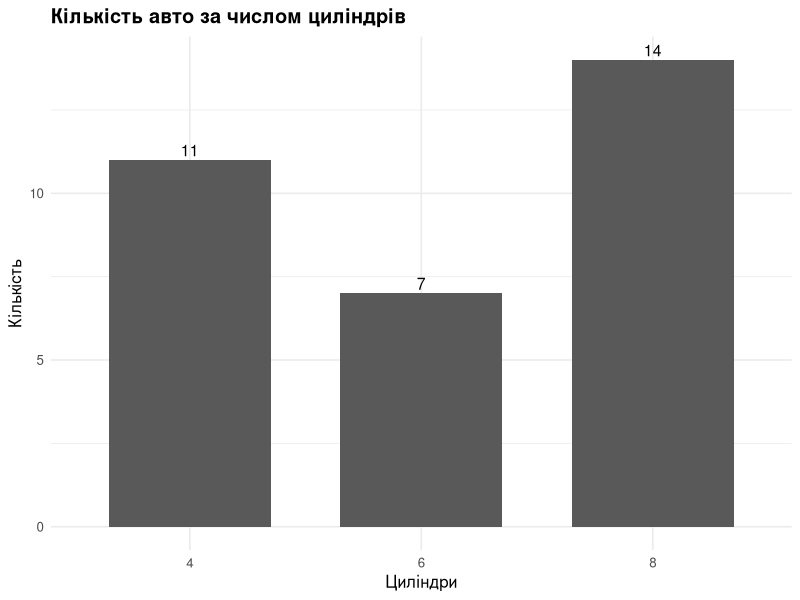
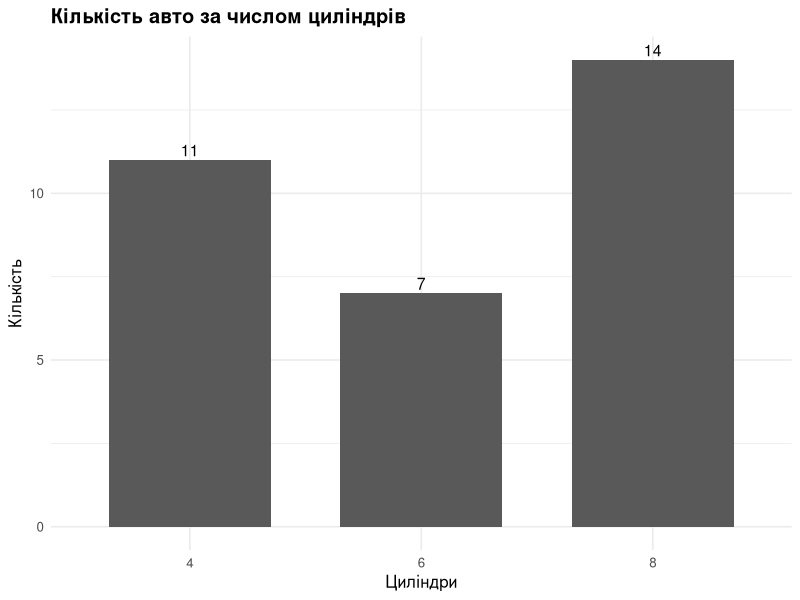
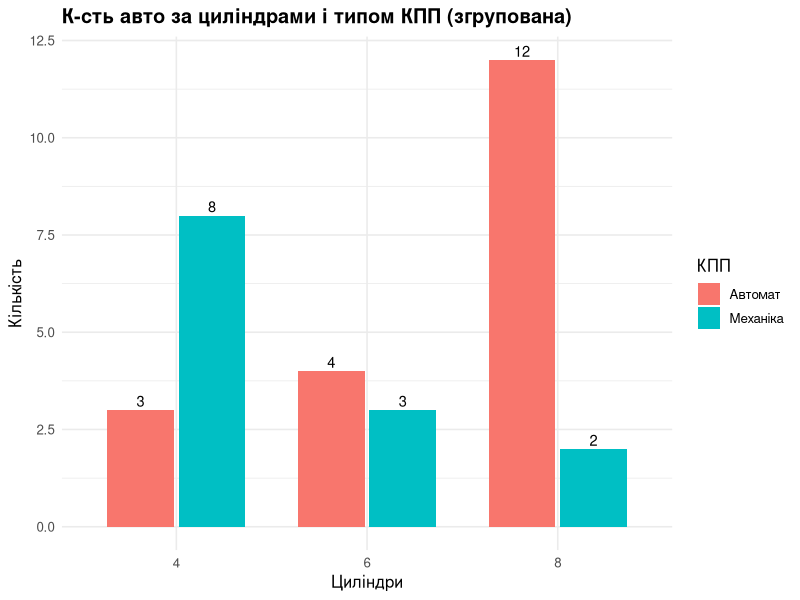
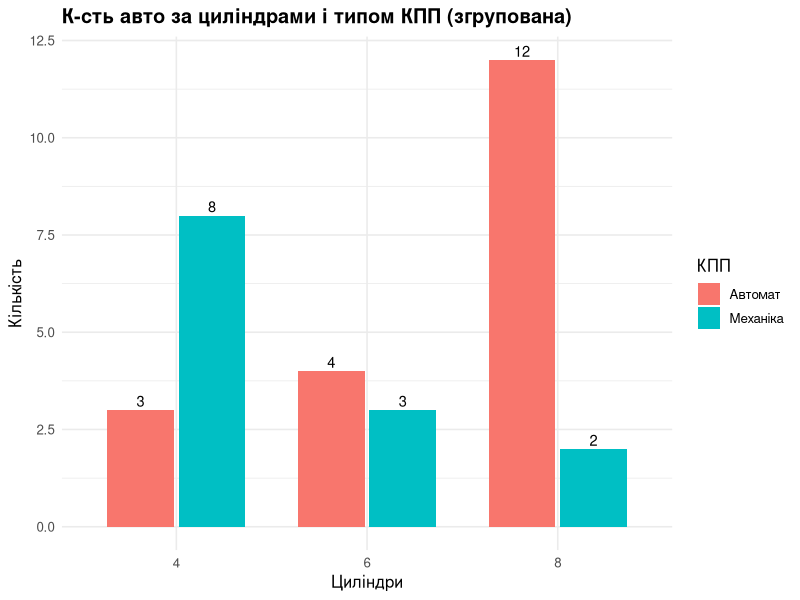
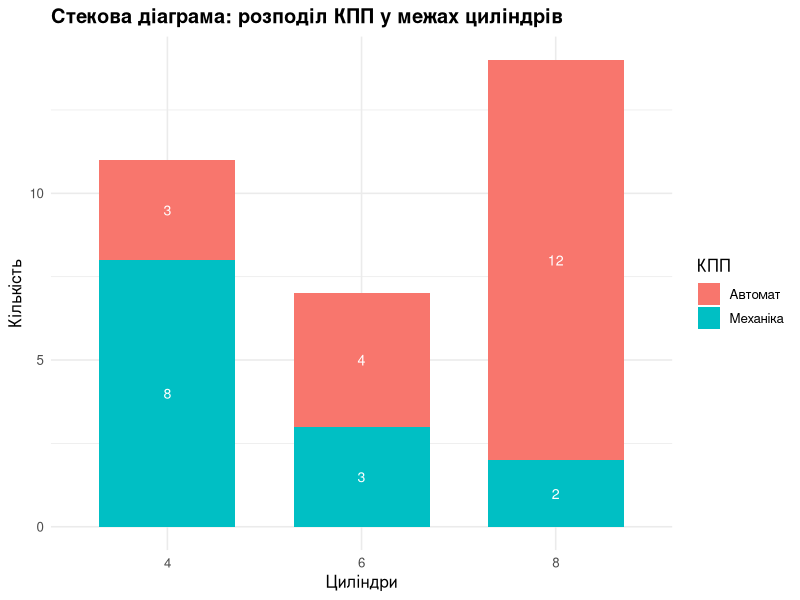
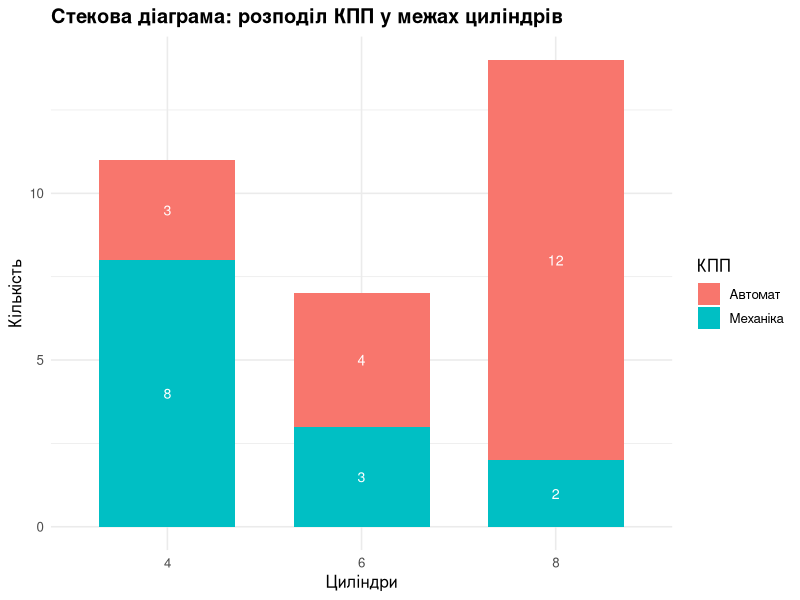
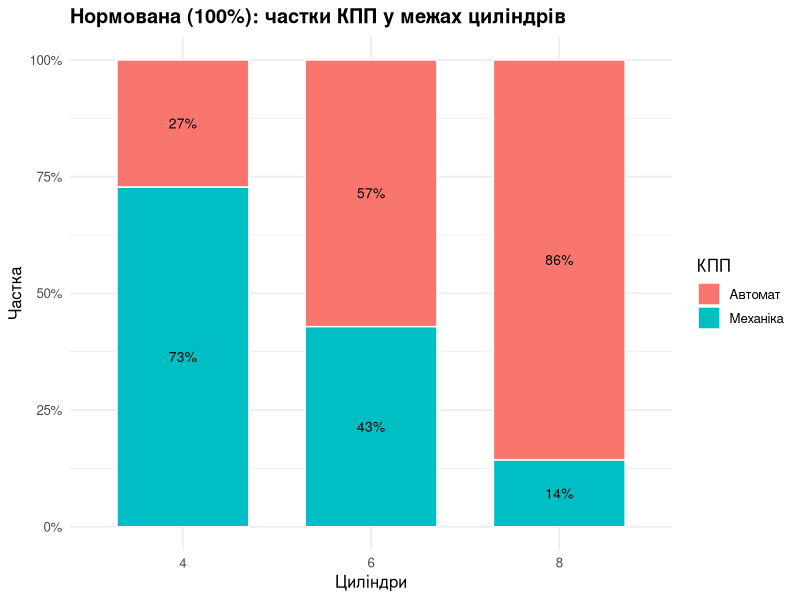
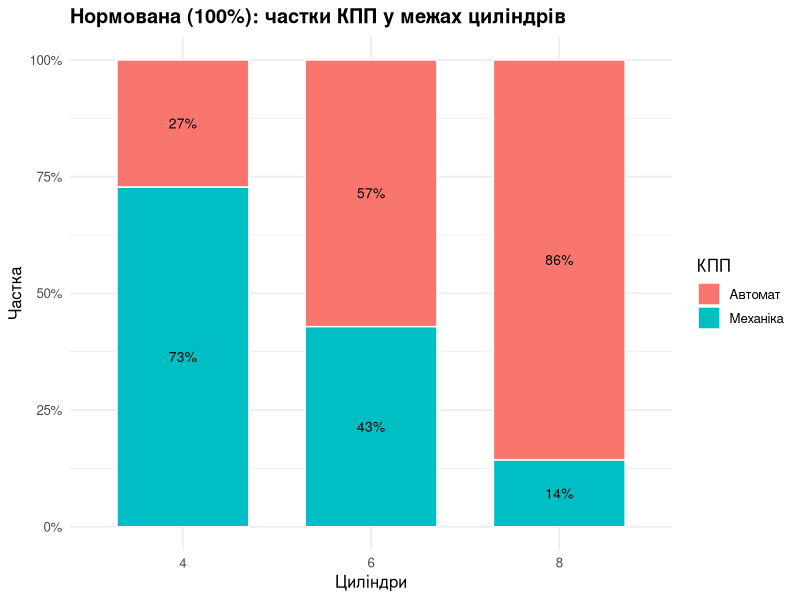

These figures' R source, in order:
# ==========================================================
# Лабораторна робота №4
# Тема: Стовпчикові діаграми (bar charts) та кругові діаграми в R
#       (ggplot2 + base R pie + coord_polar)
#
# Етапи:
#  1) Побудувати різні види bar charts: прості, згруповані, стекові, 100% stacked,
#     з похибками (SE), з фасетами.
#  2) Підготувати дані: агрегація, pivot_longer, binning (cut).
#  3) Додати підписи, сортування категорій, відсоткові шкали, легенди і теми.
#  4) Побудувати pie/donut у base R та ggplot2 (coord_polar).
#  5) Зберегти графіки у PNG та PDF.
#  6) Індивідуальне завдання №9: binning Sepal.Length у iris + bar chart за Species.
# ==========================================================

# -------------------------------
# 0) Підготовка середовища
# -------------------------------
packages <- c("ggplot2", "dplyr", "tidyr", "scales")
for (p in packages) {
  if (!requireNamespace(p, quietly = TRUE)) {
    install.packages(p, dependencies = TRUE)
  }
}
library(ggplot2)
library(dplyr)
library(tidyr)
library(scales)

out_dir <- "plots_lab4"
if (!dir.exists(out_dir)) dir.create(out_dir)

save_both <- function(plot_obj, filename_base, w = 9, h = 6, dpi = 300) {
  # Зберігаємо і PNG, і PDF з однаковими розмірами
  ggsave(filename = file.path(out_dir, paste0(filename_base, ".png")),
         plot = plot_obj, width = w, height = h, dpi = dpi, bg = "white")
  ggsave(filename = file.path(out_dir, paste0(filename_base, ".pdf")),
         plot = plot_obj, width = w, height = h, dpi = dpi, bg = "white")
}

# Єдина тема для читабельності (без перевантаження)
theme_ua <- theme_minimal(base_size = 12) +
  theme(
    plot.title = element_text(face = "bold"),
    legend.position = "right"
  )

# ==========================================================
# 1) Дані: mtcars -> підготовка факторів
# ==========================================================
mt <- mtcars %>%
  mutate(
    cyl = factor(cyl),
    am  = factor(am, labels = c("Автомат", "Механіка"))
  )

# ==========================================================
# 2) 4.1 Проста (one factor): частоти за cyl
# ==========================================================
mt_counts <- mt %>% count(cyl)

p1 <- ggplot(mt_counts, aes(x = cyl, y = n)) +
  geom_col(width = 0.7) +
  geom_text(aes(label = n), vjust = -0.3, size = 4) +
  labs(
    title = "Кількість авто за числом циліндрів",
    x = "Циліндри",
    y = "Кількість"
  ) +
  theme_ua

save_both(p1, "fig_lab4_01_simple_counts")

# ==========================================================
# 3) 4.2 Згрупована (dodged): (cyl × КПП)
# ==========================================================
mt2_counts <- mt %>% count(cyl, am)

p2 <- ggplot(mt2_counts, aes(x = cyl, y = n, fill = am)) +
  geom_col(position = position_dodge(width = 0.75), width = 0.7) +
  geom_text(aes(label = n),
            position = position_dodge(width = 0.75),
            vjust = -0.3, size = 3.7) +
  labs(
    title = "К-сть авто за циліндрами і типом КПП (згрупована)",
    x = "Циліндри",
    y = "Кількість",
    fill = "КПП"
  ) +
  theme_ua

save_both(p2, "fig_lab4_02_dodged_counts")

# ==========================================================
# 4) 4.3 Стекова (stacked): (cyl × КПП)
# ==========================================================
p3 <- ggplot(mt2_counts, aes(x = cyl, y = n, fill = am)) +
  geom_col(position = "stack", width = 0.7) +
  geom_text(aes(label = n),
            position = position_stack(vjust = 0.5),
            size = 3.6, color = "white") +
  labs(
    title = "Стекова діаграма: розподіл КПП у межах циліндрів",
    x = "Циліндри",
    y = "Кількість",
    fill = "КПП"
  ) +
  theme_ua

save_both(p3, "fig_lab4_03_stacked_counts")

# ==========================================================
# 5) 4.3 Нормована (100% stacked): частки + % шкала + підписи %
# ==========================================================
prop_df <- mt2_counts %>%
  group_by(cyl) %>%
  mutate(prop = n / sum(n)) %>%
  ungroup()

p4 <- ggplot(prop_df, aes(x = cyl, y = prop, fill = am)) +
  geom_col(position = "fill", width = 0.7, color = "white") +
  geom_text(aes(label = percent(prop, accuracy = 1)),
            position = position_stack(vjust = 0.5),
            size = 3.5, color = "black") +
  scale_y_continuous(labels = percent) +
  labs(
    title = "Нормована (100%): частки КПП у межах циліндрів",
    x = "Циліндри",
    y = "Частка",
    fill = "КПП"
  ) +
  theme_ua

save_both(p4, "fig_lab4_04_fill_props_labels")

# ==========================================================
# 6) 4.4 Агрегована метрика + похибки (SE) для mpg за (cyl × КПП)
# ==========================================================
summ <- mt %>%
  group_by(cyl, am) %>%
  summarise(
    mean_mpg = mean(mpg),
    se = sd(mpg) / sqrt(n()),
    .groups = "drop"
  )

p5 <- ggplot(summ, aes(x = cyl, y = mean_mpg, fill = am)) +
  geom_col(position = position_dodge(width = 0.8), width = 0.7) +
  geom_errorbar(
    aes(ymin = mean_mpg - se, ymax = mean_mpg + se),
    position = position_dodge(width = 0.8),
    width = 0.2
  ) +
  geom_text(aes(label = round(mean_mpg, 1)),
            position = position_dodge(width = 0.8),
            vjust = -0.35, size = 3.6) +
  labs(
    title = "Середня витрата пального (mpg) з похибками (SE)",
    x = "Циліндри",
    y = "Середнє mpg",
    fill = "КПП"
  ) +
  theme_ua

save_both(p5, "fig_lab4_05_mean_with_se")

# ==========================================================
# 7) 4.5 Фасети + сортування категорій (вага як категорія)
# ==========================================================
mt3 <- mt %>%
  mutate(weight_cat = ifelse(wt < median(wt), "Легкі", "Важкі"))

mt3_counts <- mt3 %>% count(cyl, am, weight_cat) %>%
  group_by(cyl) %>%
  mutate(total = sum(n)) %>%
  ungroup() %>%
  mutate(cyl = reorder(cyl, total))

p6 <- ggplot(mt3_counts, aes(x = cyl, y = n, fill = am)) +
  geom_col(position = position_dodge(width = 0.75), width = 0.7) +
  geom_text(aes(label = n),
            position = position_dodge(width = 0.75),
            vjust = -0.3, size = 3.4) +
  facet_wrap(~ weight_cat) +
  labs(
    title = "К-сть авто (циліндри × КПП) у фасетах за вагою",
    x = "Циліндри (відсортовано)",
    y = "Кількість",
    fill = "КПП"
  ) +
  theme_ua

save_both(p6, "fig_lab4_06_facets_sorted")

# ==========================================================
# 8) 5.1 Кругова діаграма (base R) + збереження PNG/PDF
# ==========================================================
x <- c(40, 25, 20, 15)
labels <- c("A", "B", "C", "D")
pct <- round(100 * x / sum(x))
labels_pct <- paste0(labels, " (", pct, "%)")

# PNG
png(file.path(out_dir, "fig_lab4_07_pie_base.png"),
    width = 1200, height = 800, res = 160, bg = "white")
par(mar = c(3, 3, 4, 3) + 0.1)
pie(x, labels = labels_pct, main = "Кругова діаграма (base R)")
dev.off()

# PDF
pdf(file.path(out_dir, "fig_lab4_07_pie_base.pdf"),
    width = 9, height = 6)
par(mar = c(3, 3, 4, 3) + 0.1)
pie(x, labels = labels_pct, main = "Кругова діаграма (base R)")
dev.off()

# ==========================================================
# 9) 5.2 Кругова діаграма (ggplot2 coord_polar) + donut
# ==========================================================
df_pie <- data.frame(cat = labels, value = x) %>%
  mutate(prop = value / sum(value),
         label = paste0(cat, " (", percent(prop, accuracy = 1), ")"))

p7 <- ggplot(df_pie, aes(x = "", y = value, fill = cat)) +
  geom_col(width = 1, color = "white") +
  coord_polar(theta = "y") +
  labs(title = "Кругова діаграма (ggplot2)", x = NULL, y = NULL, fill = "Категорія") +
  theme_void() +
  theme(plot.title = element_text(face = "bold"))

save_both(p7, "fig_lab4_08_pie_ggplot", w = 7.5, h = 6)

p8 <- ggplot(df_pie, aes(x = 2, y = value, fill = cat)) +
  geom_col(width = 1, color = "white") +
  coord_polar(theta = "y") +
  xlim(0.5, 2.5) +
  labs(title = "Donut-діаграма (ggplot2)", fill = "Категорія") +
  theme_void() +
  theme(plot.title = element_text(face = "bold"))

save_both(p8, "fig_lab4_09_donut_ggplot", w = 7.5, h = 6)

# ==========================================================
# 10) Індивідуальне завдання №9:
#     iris$Sepal.Length -> категорії (cut) + частоти за Species
# ==========================================================
iris2 <- iris %>%
  mutate(
    # 4 інтервали (можна змінити на 3, якщо треба)
    sepal_len_bin = cut(
      Sepal.Length,
      breaks = 4,
      include.lowest = TRUE
    )
  )

iris_counts <- iris2 %>% count(sepal_len_bin, Species)

# Стекова
p9 <- ggplot(iris_counts, aes(x = sepal_len_bin, y = n, fill = Species)) +
  geom_col(position = "stack", width = 0.75) +
  geom_text(aes(label = n),
            position = position_stack(vjust = 0.5),
            size = 3.3, color = "white") +
  labs(
    title = "Iris: частоти за бінованим Sepal.Length (стекова)",
    x = "Інтервали Sepal.Length (binning)",
    y = "Кількість",
    fill = "Вид (Species)"
  ) +
  theme_ua +
  theme(axis.text.x = element_text(angle = 20, hjust = 1))

save_both(p9, "fig_lab4_10_iris_binning_stacked", w = 10, h = 6)

# Згрупована (dodged)
p10 <- ggplot(iris_counts, aes(x = sepal_len_bin, y = n, fill = Species)) +
  geom_col(position = position_dodge(width = 0.8), width = 0.75) +
  geom_text(aes(label = n),
            position = position_dodge(width = 0.8),
            vjust = -0.25, size = 3.2) +
  labs(
    title = "Iris: частоти за бінованим Sepal.Length (згрупована)",
    x = "Інтервали Sepal.Length (binning)",
    y = "Кількість",
    fill = "Вид (Species)"
  ) +
  theme_ua +
  theme(axis.text.x = element_text(angle = 20, hjust = 1))

save_both(p10, "fig_lab4_11_iris_binning_dodged", w = 10, h = 6)

# 100% stacked (частки) + % підписи
iris_prop <- iris_counts %>%
  group_by(sepal_len_bin) %>%
  mutate(prop = n / sum(n)) %>%
  ungroup()

p11 <- ggplot(iris_prop, aes(x = sepal_len_bin, y = prop, fill = Species)) +
  geom_col(position = "fill", width = 0.75, color = "white") +
  geom_text(aes(label = percent(prop, accuracy = 1)),
            position = position_stack(vjust = 0.5),
            size = 3.1) +
  scale_y_continuous(labels = percent) +
  labs(
    title = "Iris: частки Species у межах bin Sepal.Length (100% stacked)",
    x = "Інтервали Sepal.Length (binning)",
    y = "Частка",
    fill = "Вид (Species)"
  ) +
  theme_ua +
  theme(axis.text.x = element_text(angle = 20, hjust = 1))

save_both(p11, "fig_lab4_12_iris_binning_fill", w = 10, h = 6)

# ==========================================================
# 11) Службовий вивід: що збережено
# ==========================================================
cat("\nГотово! Файли збережено у папці:", out_dir, "\n")
print(list.files(out_dir))
